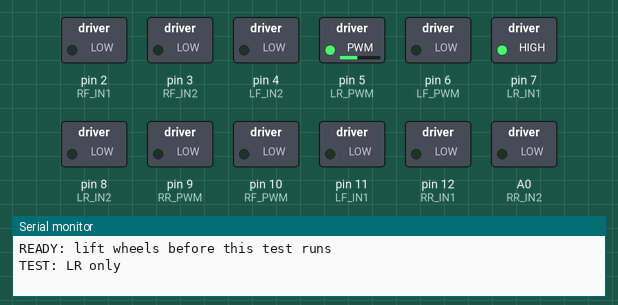
Simulated run of this sketch. Board: Arduino Uno, built with avr-gcc and run on an emulated ATmega328P. On the bench: switched loads named in the sketch (green lamp = pin HIGH), the last lines printed to the serial monitor.

Above: at 2.6 s.
At 4.1 s:
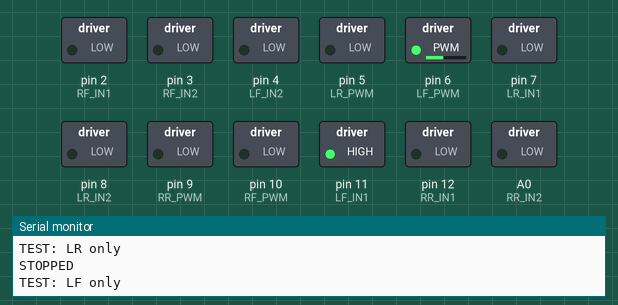
At 5.6 s:
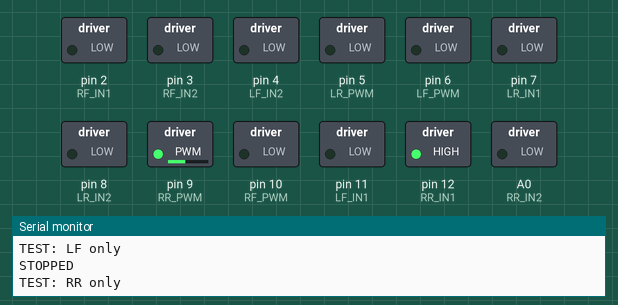
At 7.1 s:
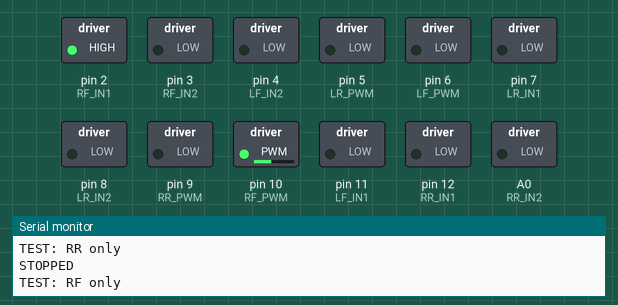
At 10.1 s:
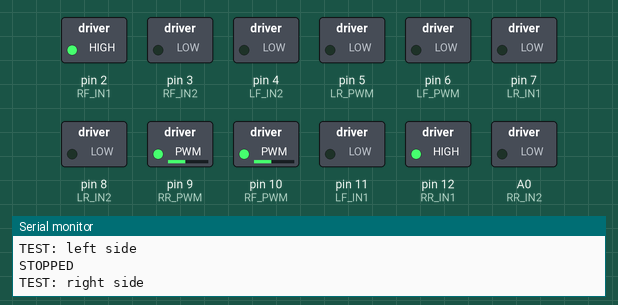
At 12.5 s:
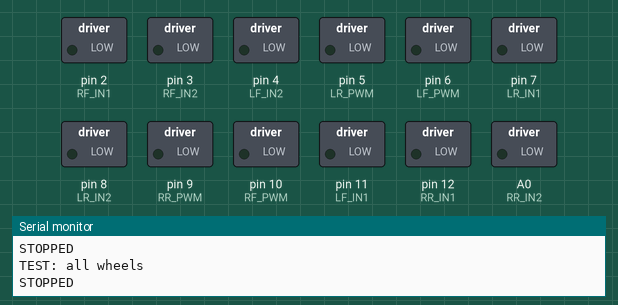
Timing chart, 0 to 14.0 s (numbered marks = the images above):
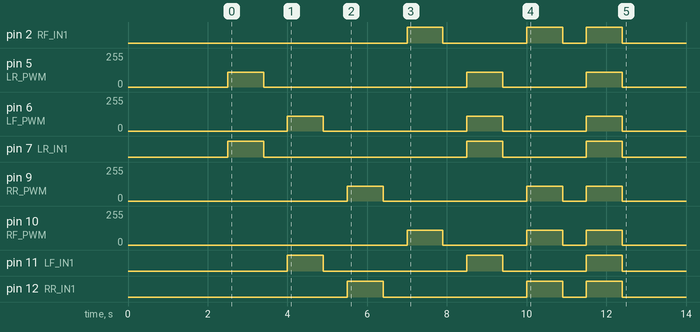

The sketch:

all_wheel_spin_once.ino
```cpp
/*
  One-shot 4WD wheel spin test for Arduino Uno + two TB6612FNG drivers.

  SAFETY WARNING:
  - Lift all wheels off the ground before uploading/running this sketch.
  - Do not run this with the car sitting on the floor.
  - Keep battery power easy to disconnect.
  - This sketch starts its test automatically after upload/reset, then stops.

  Test order:
    1. Left rear only
    2. Left front only
    3. Right rear only
    4. Right front only
    5. Left side
    6. Right side
    7. All wheels
*/

const int LR_PWM = 5;
const int LR_IN1 = 7;
const int LR_IN2 = 8;

const int LF_PWM = 6;
const int LF_IN1 = 11;
const int LF_IN2 = 4;

const int RR_PWM = 9;
const int RR_IN1 = 12;
const int RR_IN2 = A0;

const int RF_PWM = 10;
const int RF_IN1 = 2;
const int RF_IN2 = 3;

const int TEST_PWM = 110;
const int STEP_MS = 900;
const int PAUSE_MS = 600;

bool testDone = false;

void setup() {
  Serial.begin(115200);

  pinMode(LR_PWM, OUTPUT);
  pinMode(LR_IN1, OUTPUT);
  pinMode(LR_IN2, OUTPUT);

  pinMode(LF_PWM, OUTPUT);
  pinMode(LF_IN1, OUTPUT);
  pinMode(LF_IN2, OUTPUT);

  pinMode(RR_PWM, OUTPUT);
  pinMode(RR_IN1, OUTPUT);
  pinMode(RR_IN2, OUTPUT);

  pinMode(RF_PWM, OUTPUT);
  pinMode(RF_IN1, OUTPUT);
  pinMode(RF_IN2, OUTPUT);

  stopAll();
  Serial.println("READY: lift wheels before this test runs");
  delay(2500);
}

void loop() {
  if (testDone) {
    stopAll();
    return;
  }

  runTest();
  testDone = true;
  stopAll();
  Serial.println("DONE: all motors stopped");
}

void runTest() {
  runOne("LR only", LR_PWM, LR_IN1, LR_IN2, TEST_PWM);
  runOne("LF only", LF_PWM, LF_IN1, LF_IN2, TEST_PWM);
  runOne("RR only", RR_PWM, RR_IN1, RR_IN2, TEST_PWM);
  runOne("RF only", RF_PWM, RF_IN1, RF_IN2, TEST_PWM);

  Serial.println("TEST: left side");
  setMotor(LR_PWM, LR_IN1, LR_IN2, TEST_PWM);
  setMotor(LF_PWM, LF_IN1, LF_IN2, TEST_PWM);
  delay(STEP_MS);
  stopAndPause();

  Serial.println("TEST: right side");
  setMotor(RR_PWM, RR_IN1, RR_IN2, TEST_PWM);
  setMotor(RF_PWM, RF_IN1, RF_IN2, TEST_PWM);
  delay(STEP_MS);
  stopAndPause();

  Serial.println("TEST: all wheels");
  setMotor(LR_PWM, LR_IN1, LR_IN2, TEST_PWM);
  setMotor(LF_PWM, LF_IN1, LF_IN2, TEST_PWM);
  setMotor(RR_PWM, RR_IN1, RR_IN2, TEST_PWM);
  setMotor(RF_PWM, RF_IN1, RF_IN2, TEST_PWM);
  delay(STEP_MS);
  stopAndPause();
}

void runOne(const char *label, int pwmPin, int in1Pin, int in2Pin, int pwm) {
  Serial.print("TEST: ");
  Serial.println(label);
  setMotor(pwmPin, in1Pin, in2Pin, pwm);
  delay(STEP_MS);
  stopAndPause();
}

void stopAndPause() {
  stopAll();
  Serial.println("STOPPED");
  delay(PAUSE_MS);
}

void setMotor(int pwmPin, int in1Pin, int in2Pin, int pwmValue) {
  if (pwmValue > 0) {
    digitalWrite(in1Pin, HIGH);
    digitalWrite(in2Pin, LOW);
    analogWrite(pwmPin, pwmValue);
  } else if (pwmValue < 0) {
    digitalWrite(in1Pin, LOW);
    digitalWrite(in2Pin, HIGH);
    analogWrite(pwmPin, -pwmValue);
  } else {
    digitalWrite(in1Pin, LOW);
    digitalWrite(in2Pin, LOW);
    analogWrite(pwmPin, 0);
  }
}

void stopAll() {
  setMotor(LR_PWM, LR_IN1, LR_IN2, 0);
  setMotor(LF_PWM, LF_IN1, LF_IN2, 0);
  setMotor(RR_PWM, RR_IN1, RR_IN2, 0);
  setMotor(RF_PWM, RF_IN1, RF_IN2, 0);
}
```

Measured:
- by itself, pin 2 (RF_IN1): goes HIGH 0.90 s, LOW 2.1 s, HIGH 0.90 s, LOW 0.60 s, HIGH 0.90 s, then LOW
- by itself, pin 5 (LR_PWM): goes 110/255 0.90 s, 0/255 5.1 s, 110/255 0.90 s, 0/255 2.1 s, 110/255 0.90 s, then 0/255
- by itself, pin 6 (LF_PWM): goes 110/255 0.90 s, 0/255 3.6 s, 110/255 0.90 s, 0/255 2.1 s, 110/255 0.90 s, then 0/255
- by itself, pin 7 (LR_IN1): goes HIGH 0.90 s, LOW 5.1 s, HIGH 0.90 s, LOW 2.1 s, HIGH 0.90 s, then LOW
- by itself, pin 9 (RR_PWM): goes 110/255 0.90 s, 0/255 3.6 s, 110/255 0.90 s, 0/255 0.60 s, 110/255 0.90 s, then 0/255
- by itself, pin 10 (RF_PWM): goes 110/255 0.90 s, 0/255 2.1 s, 110/255 0.90 s, 0/255 0.60 s, 110/255 0.90 s, then 0/255
- by itself, pin 11 (LF_IN1): goes HIGH 0.90 s, LOW 3.6 s, HIGH 0.90 s, LOW 2.1 s, HIGH 0.90 s, then LOW
- by itself, pin 12 (RR_IN1): goes HIGH 0.90 s, LOW 3.6 s, HIGH 0.90 s, LOW 0.60 s, HIGH 0.90 s, then LOW
